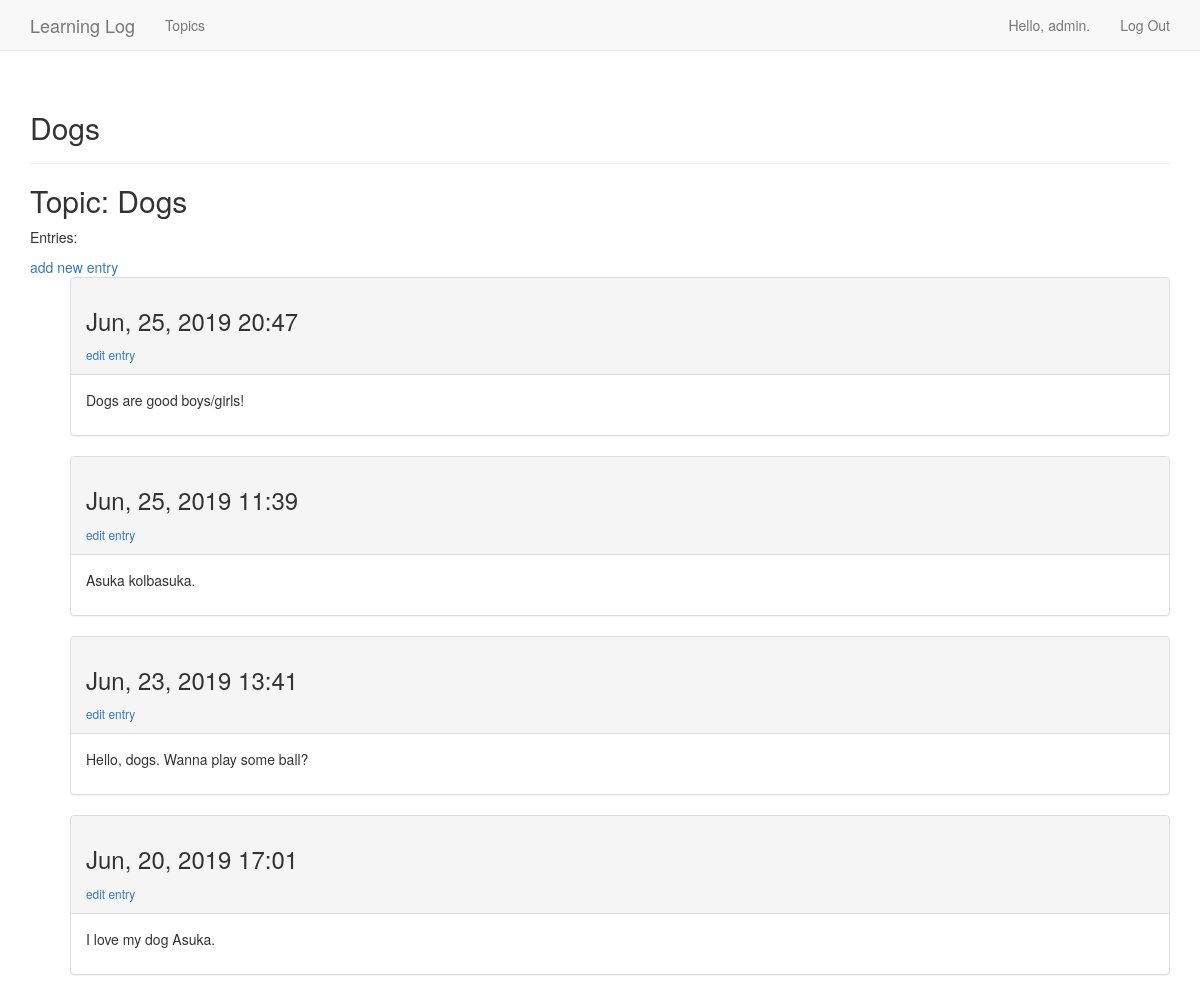
Page /topics/4/ (signed in) on the committed database.
### learning_logs/models.py (models this page shows, shortened)
class Topic(models.Model):
	text = models.CharField(max_length=200)
	date_added = models.DateTimeField(auto_now_add=True)
	owner = models.ForeignKey(User, on_delete=models.CASCADE)
	def __str__(self):
		return self.text

class Entry(models.Model):
	topic = models.ForeignKey(Topic, on_delete=models.PROTECT)
	text = models.TextField()
	date_added = models.DateTimeField(auto_now_add=True)
	class Meta:
		verbose_name_plural = 'entries'

### learning_logs/views.py (the view)
# urls.py: path('topics/<int:topic_id>/', views.topic, name='topic'),
@login_required
def topic(request, topic_id):
	topic = Topic.objects.get(id=topic_id)
	check_topic_owner(request, topic)
	entries = topic.entry_set.order_by('-date_added')
	context = {'topic': topic, 'entries': entries}
	return render(request, 'learning_logs/topic.html', context)

### learning_logs/functions.py (called while the page is built)
def check_topic_owner(request, topic):
	if request.user != topic.owner:
		raise Http404

### learning_logs/templates/learning_logs/topic.html
{% extends "learning_logs/base.html" %}
{% block header %}
	<h2>{{ topic }}</h2>
{% endblock header %}
{% block content %}
	<h2>Topic: {{ topic }}</h2>
	<p>Entries:</p>
	<a href="{% url 'learning_logs:new_entry' topic.id %}">add new entry</a>
	<ul>
	{% for entry in entries %}
		<div class="panel panel-default">
			<div class="panel-heading">
				<h3>
					{{ entry.date_added|date:'M, d, Y H:i' }}
				</h3>
				<small>
					<a href="{% url 'learning_logs:edit_entry' entry.id %}">
						edit entry</a>
				</small>
			</div>
			<div class="panel-body">
				{{ entry.text|linebreaks }}
			</div>
		</div>
	{% empty %}
		There are no entries for the topic yet.
	{% endfor %}
	</ul>
{% endblock content %}

### learning_logs/templates/learning_logs/base.html (shortened to what this page needs)
<!DOCTYPE html>
{% load bootstrap3 %}
<html lang="en">
	<head>
		{% bootstrap_css %}
	</head>
	<body>
		<nav class="navbar navbar-default navbar-static-top">
			<div class="container">
				<div class="navbar-header">
					<a href="{% url 'learning_logs:index' %}" class="navbar-brand">
						Learning Log</a>
				</div>
				<div id="navbar" class="navbar-collapse collapse">
					<ul class="nav navbar-nav">
						<li><a href="{% url 'learning_logs:topics' %}">Topics</a></li>
					</ul>
					<ul class="nav navbar-nav navbar-right">
						{% if user.is_authenticated %}
							<li><a>Hello, {{ user.username }}.</a></li>
							<li><a href="{% url 'users:logout' %}">Log Out</a></li>
						{% else %}
							<li><a href="{% url 'users:register' %}">Register</a></li>
							<li><a href="{% url 'users:login' %}">Log In</a></li>
						{% endif %}
					</ul>
				</div>
			</div>
		</nav>
		<div class="container">
			<div class="page-header">
				{% block header %}{% endblock header %}
			</div>
			<div>
				{% block content %}{% endblock content %}
			</div>
		</div>
	</body>
</html>

### rows in the picture
Topic: text "Dogs"
Entry: date_added "Jun, 25, 2019 20:47", text "Dogs are good boys/girls!"
Entry: date_added "Jun, 25, 2019 11:39", text "Asuka kolbasuka."
Entry: date_added "Jun, 23, 2019 13:41", text "Hello, dogs. Wanna play some ball?"
Entry: date_added "Jun, 20, 2019 17:01", text "I love my dog Asuka."

### other values in the picture
{{ user.username }} "admin"
